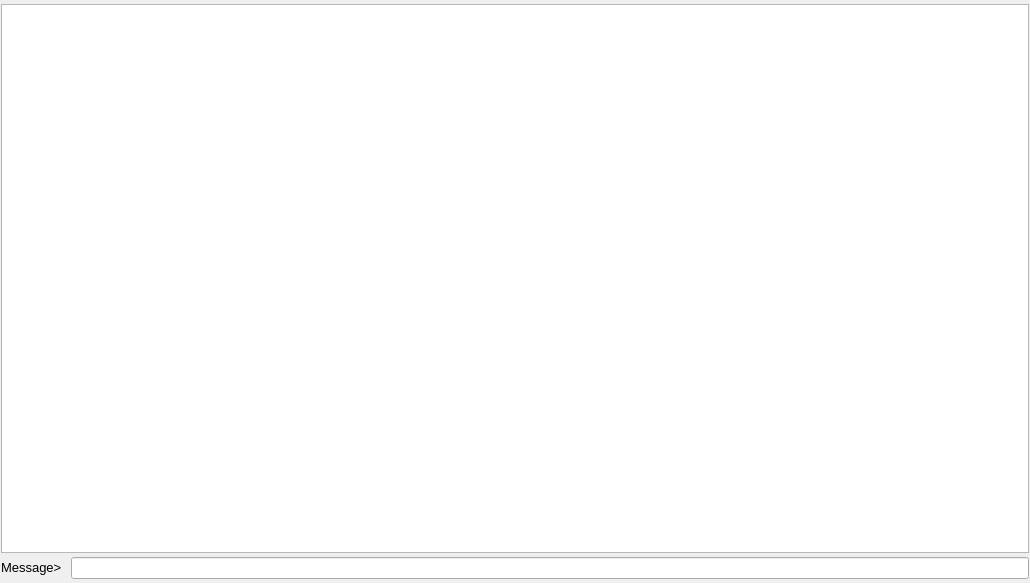
<?xml version="1.0" encoding="UTF-8"?>
<ui version="4.0">
 <class>Form</class>
 <widget class="QWidget" name="Form">
  <property name="geometry">
   <rect>
    <x>0</x>
    <y>0</y>
    <width>1030</width>
    <height>583</height>
   </rect>
  </property>
  <property name="windowTitle">
   <string>Form</string>
  </property>
  <layout class="QGridLayout" name="gridLayout">
   <property name="leftMargin">
    <number>1</number>
   </property>
   <property name="topMargin">
    <number>4</number>
   </property>
   <property name="rightMargin">
    <number>1</number>
   </property>
   <property name="bottomMargin">
    <number>4</number>
   </property>
   <property name="horizontalSpacing">
    <number>6</number>
   </property>
   <property name="verticalSpacing">
    <number>4</number>
   </property>
   <item row="0" column="0" colspan="2">
    <widget class="QTextEdit" name="textEdit">
     <property name="readOnly">
      <bool>true</bool>
     </property>
     <property name="html">
      <string>&lt;!DOCTYPE HTML PUBLIC &quot;-//W3C//DTD HTML 4.0//EN&quot; &quot;http://www.w3.org/TR/REC-html40/strict.dtd&quot;&gt;
&lt;html&gt;&lt;head&gt;&lt;meta name=&quot;qrichtext&quot; content=&quot;1&quot; /&gt;&lt;style type=&quot;text/css&quot;&gt;
p, li { white-space: pre-wrap; }
&lt;/style&gt;&lt;/head&gt;&lt;body style=&quot; font-family:'Sans Serif'; font-size:9pt; font-weight:400; font-style:normal;&quot;&gt;
&lt;p style=&quot;-qt-paragraph-type:empty; margin-top:0px; margin-bottom:0px; margin-left:0px; margin-right:0px; -qt-block-indent:0; text-indent:0px; color:#000000;&quot;&gt;&lt;br /&gt;&lt;/p&gt;&lt;/body&gt;&lt;/html&gt;</string>
     </property>
    </widget>
   </item>
   <item row="1" column="0">
    <widget class="QLabel" name="label">
     <property name="text">
      <string>&lt;html&gt;&lt;head/&gt;&lt;body&gt;&lt;p&gt;&lt;span style=&quot; font-size:10pt;&quot;&gt;Message&gt; &lt;/span&gt;&lt;/p&gt;&lt;/body&gt;&lt;/html&gt;</string>
     </property>
    </widget>
   </item>
   <item row="1" column="1">
    <widget class="QLineEdit" name="lineEdit"/>
   </item>
  </layout>
 </widget>
 <resources/>
 <connections/>
</ui>
